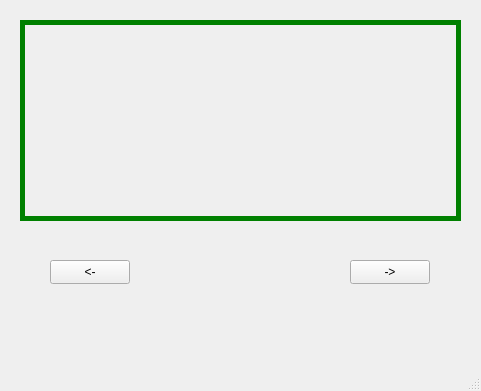
<?xml version="1.0" encoding="UTF-8"?>
<ui version="4.0">
 <class>MainWindow</class>
 <widget class="QMainWindow" name="MainWindow">
  <property name="geometry">
   <rect>
    <x>0</x>
    <y>0</y>
    <width>481</width>
    <height>391</height>
   </rect>
  </property>
  <property name="windowTitle">
   <string>MainWindow</string>
  </property>
  <property name="windowIcon">
   <iconset resource="resources.qrc">
    <normaloff>:/icon.ico</normaloff>:/icon.ico</iconset>
  </property>
  <widget class="QWidget" name="centralwidget">
   <widget class="QLabel" name="image">
    <property name="geometry">
     <rect>
      <x>20</x>
      <y>20</y>
      <width>441</width>
      <height>201</height>
     </rect>
    </property>
    <property name="styleSheet">
     <string notr="true">border: 5px solid green;</string>
    </property>
    <property name="text">
     <string/>
    </property>
    <property name="scaledContents">
     <bool>false</bool>
    </property>
    <property name="alignment">
     <set>Qt::AlignCenter</set>
    </property>
   </widget>
   <widget class="QPushButton" name="prev">
    <property name="geometry">
     <rect>
      <x>50</x>
      <y>260</y>
      <width>80</width>
      <height>24</height>
     </rect>
    </property>
    <property name="text">
     <string>&lt;-</string>
    </property>
   </widget>
   <widget class="QPushButton" name="next">
    <property name="geometry">
     <rect>
      <x>350</x>
      <y>260</y>
      <width>80</width>
      <height>24</height>
     </rect>
    </property>
    <property name="text">
     <string>-&gt;</string>
    </property>
   </widget>
  </widget>
  <widget class="QMenuBar" name="menubar">
   <property name="geometry">
    <rect>
     <x>0</x>
     <y>0</y>
     <width>481</width>
     <height>21</height>
    </rect>
   </property>
  </widget>
  <widget class="QStatusBar" name="statusbar"/>
 </widget>
 <resources>
  <include location="resources.qrc"/>
 </resources>
 <connections/>
</ui>
